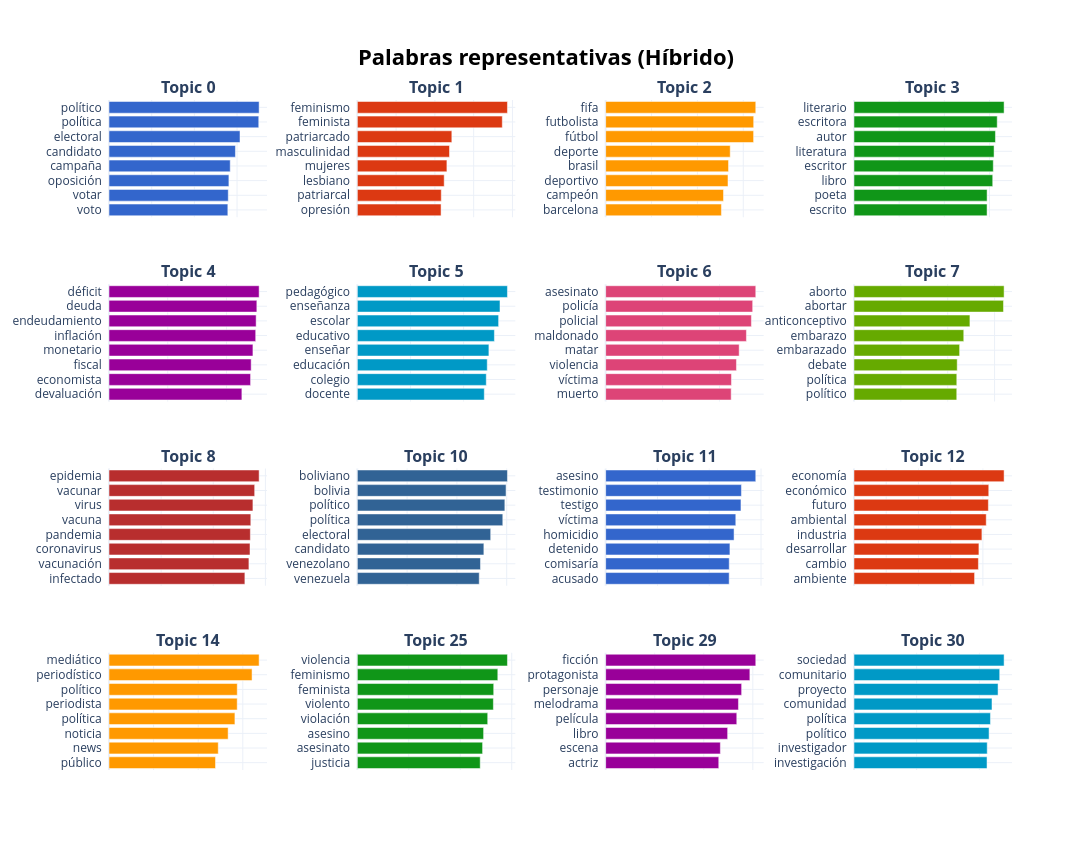

Source (notebook cell):
### Markdown cell above
## 5. Extracción de Evolución Temporal y Gráficos Básicos

### Code cell
print("Calculando evolución temporal de los tópicos...")
topics_over_time = topic_model.topics_over_time(
    docs=docs_lematizados,
    timestamps=timestamps.dt.to_pydatetime().tolist(),
    #nr_bins=20,
    nr_bins=40, #cada uno abarca entre 3-4 meses
)
topics_over_time.to_csv(OUTPUT_DIR / "topics_over_time.csv", index=False)

# 1. Asignar al df original 
df['topic'] = topics

# # 2. Armar analysis_df ya con el tópico incluido, y luego hacer el merge
# analysis_df = df[['doc_id', 'post_date', 'topic']].copy()
# analysis_df = analysis_df.merge(categories_df, on='doc_id', how='left')

# analysis_df['post_date'] = pd.to_datetime(analysis_df['post_date'], errors='coerce')

# topics_by_category = (
#     analysis_df
#     .dropna(subset=['post_date'])
#     .assign(date=lambda x: x['post_date'].dt.to_period('M').dt.to_timestamp())
#     .groupby(['date', 'category_normalized', 'topic'])
#     .size()
#     .reset_index(name='count')
# )
# topics_by_category.to_csv(OUTPUT_DIR / 'topics_over_time_by_category.csv', index=False)
# print("-> Archivos temporales guardados en outputs.")

fig = topic_model.visualize_barchart(top_n_topics=16, n_words=8, title="<b>Palabras representativas (Híbrido)</b>")
colors = px.colors.qualitative.G10
for i, trace in enumerate(fig.data):
    trace.marker.color = colors[i % len(colors)]

fig.update_traces(hovertemplate="<b>Término:</b> %{y}<br><b>Relevancia:</b> %{x:.3f}<extra></extra>")
fig.for_each_xaxis(lambda ax: ax.update(title_text="", showticklabels=False))
fig.for_each_annotation(lambda a: a.update(text=f"<b>{a.text.split('_')[0]}</b>"))
fig.update_layout(height=850, width=1300, plot_bgcolor='rgba(0,0,0,0)', paper_bgcolor='#ffffff')

fig.write_html(GRAFICOS_DIR / "01_barchart_topicos.html")
fig.show()

### Figure 1 — Plotly figure (JSON) as saved in the notebook; plotly's stock layout.template omitted (floating-point values rounded to 4 significant figures)
{"data": [{"hovertemplate": "<b>Término:</b> %{y}<br><b>Relevancia:</b> %{x:.3f}<extra></extra>", "marker": {"color": "#3366CC"}, "orientation": "h", "type": "bar", "x": [0.5568, 0.5587, 0.5618, 0.568, 0.5924, 0.6138, 0.7016, 0.7034], "xaxis": "x", "y": ["voto  ", "votar  ", "oposición  ", "campaña  ", "candidato  ", "electoral  ", "política  ", "político  "], "yaxis": "y"}, {"hovertemplate": "<b>Término:</b> %{y}<br><b>Relevancia:</b> %{x:.3f}<extra></extra>", "marker": {"color": "#DC3912"}, "orientation": "h", "type": "bar", "x": [0.4319, 0.433, 0.448, 0.462, 0.4754, 0.4874, 0.7476, 0.7742], "xaxis": "x2", "y": ["opresión  ", "patriarcal  ", "lesbiano  ", "mujeres  ", "masculinidad  ", "patriarcado  ", "feminista  ", "feminismo  "], "yaxis": "y2"}, {"hovertemplate": "<b>Término:</b> %{y}<br><b>Relevancia:</b> %{x:.3f}<extra></extra>", "marker": {"color": "#FF9900"}, "orientation": "h", "type": "bar", "x": [0.5048, 0.5139, 0.5335, 0.5358, 0.5431, 0.6451, 0.6455, 0.6546], "xaxis": "x3", "y": ["barcelona  ", "campeón  ", "deportivo  ", "brasil  ", "deporte  ", "fútbol  ", "futbolista  ", "fifa  "], "yaxis": "y3"}, {"hovertemplate": "<b>Término:</b> %{y}<br><b>Relevancia:</b> %{x:.3f}<extra></extra>", "marker": {"color": "#109618"}, "orientation": "h", "type": "bar", "x": [0.589, 0.5891, 0.6141, 0.6165, 0.62, 0.6261, 0.6339, 0.6644], "xaxis": "x4", "y": ["escrito  ", "poeta  ", "libro  ", "escritor  ", "literatura  ", "autor  ", "escritora  ", "literario  "], "yaxis": "y4"}, {"hovertemplate": "<b>Término:</b> %{y}<br><b>Relevancia:</b> %{x:.3f}<extra></extra>", "marker": {"color": "#990099"}, "orientation": "h", "type": "bar", "x": [0.4525, 0.4821, 0.4841, 0.4901, 0.4995, 0.501, 0.5034, 0.5112], "xaxis": "x5", "y": ["devaluación  ", "economista  ", "fiscal  ", "monetario  ", "inflación  ", "endeudamiento  ", "deuda  ", "déficit  "], "yaxis": "y5"}, {"hovertemplate": "<b>Término:</b> %{y}<br><b>Relevancia:</b> %{x:.3f}<extra></extra>", "marker": {"color": "#0099C6"}, "orientation": "h", "type": "bar", "x": [0.4779, 0.4853, 0.489, 0.4952, 0.5159, 0.5318, 0.537, 0.565], "xaxis": "x6", "y": ["docente  ", "colegio  ", "educación  ", "enseñar  ", "educativo  ", "escolar  ", "enseñanza  ", "pedagógico  "], "yaxis": "y6"}, {"hovertemplate": "<b>Término:</b> %{y}<br><b>Relevancia:</b> %{x:.3f}<extra></extra>", "marker": {"color": "#DD4477"}, "orientation": "h", "type": "bar", "x": [0.4408, 0.4419, 0.4593, 0.4689, 0.4944, 0.5119, 0.5164, 0.5272], "xaxis": "x7", "y": ["muerto  ", "víctima  ", "violencia  ", "matar  ", "maldonado  ", "policial  ", "policía  ", "asesinato  "], "yaxis": "y7"}, {"hovertemplate": "<b>Término:</b> %{y}<br><b>Relevancia:</b> %{x:.3f}<extra></extra>", "marker": {"color": "#66AA00"}, "orientation": "h", "type": "bar", "x": [0.4387, 0.4388, 0.4405, 0.4509, 0.4685, 0.4948, 0.6381, 0.6407], "xaxis": "x8", "y": ["político  ", "política  ", "debate  ", "embarazado  ", "embarazo  ", "anticonceptivo  ", "abortar  ", "aborto  "], "yaxis": "y8"}, {"hovertemplate": "<b>Término:</b> %{y}<br><b>Relevancia:</b> %{x:.3f}<extra></extra>", "marker": {"color": "#B82E2E"}, "orientation": "h", "type": "bar", "x": [0.5213, 0.5368, 0.541, 0.5423, 0.5441, 0.5522, 0.5589, 0.576], "xaxis": "x9", "y": ["infectado  ", "vacunación  ", "coronavirus  ", "pandemia  ", "vacuna  ", "virus  ", "vacunar  ", "epidemia  "], "yaxis": "y9"}, {"hovertemplate": "<b>Término:</b> %{y}<br><b>Relevancia:</b> %{x:.3f}<extra></extra>", "marker": {"color": "#316395"}, "orientation": "h", "type": "bar", "x": [0.4896, 0.4947, 0.5083, 0.5357, 0.5843, 0.5926, 0.5974, 0.603], "xaxis": "x10", "y": ["venezuela  ", "venezolano  ", "candidato  ", "electoral  ", "política  ", "político  ", "bolivia  ", "boliviano  "], "yaxis": "y10"}, {"hovertemplate": "<b>Término:</b> %{y}<br><b>Relevancia:</b> %{x:.3f}<extra></extra>", "marker": {"color": "#3366CC"}, "orientation": "h", "type": "bar", "x": [0.477, 0.4772, 0.4799, 0.4959, 0.5026, 0.5226, 0.5243, 0.5798], "xaxis": "x11", "y": ["acusado  ", "comisaría  ", "detenido  ", "homicidio  ", "víctima  ", "testigo  ", "testimonio  ", "asesino  "], "yaxis": "y11"}, {"hovertemplate": "<b>Término:</b> %{y}<br><b>Relevancia:</b> %{x:.3f}<extra></extra>", "marker": {"color": "#DC3912"}, "orientation": "h", "type": "bar", "x": [0.3742, 0.3861, 0.3877, 0.397, 0.4104, 0.417, 0.4183, 0.4658], "xaxis": "x12", "y": ["ambiente  ", "cambio  ", "desarrollar  ", "industria  ", "ambiental  ", "futuro  ", "económico  ", "economía  "], "yaxis": "y12"}, {"hovertemplate": "<b>Término:</b> %{y}<br><b>Relevancia:</b> %{x:.3f}<extra></extra>", "marker": {"color": "#FF9900"}, "orientation": "h", "type": "bar", "x": [0.4776, 0.4899, 0.5342, 0.5646, 0.5749, 0.5751, 0.6415, 0.6732], "xaxis": "x13", "y": ["público  ", "news  ", "noticia  ", "política  ", "periodista  ", "político  ", "periodístico  ", "mediático  "], "yaxis": "y13"}, {"hovertemplate": "<b>Término:</b> %{y}<br><b>Relevancia:</b> %{x:.3f}<extra></extra>", "marker": {"color": "#109618"}, "orientation": "h", "type": "bar", "x": [0.4775, 0.4867, 0.4907, 0.5066, 0.5286, 0.5299, 0.5458, 0.5833], "xaxis": "x14", "y": ["justicia  ", "asesinato  ", "asesino  ", "violación  ", "violento  ", "feminista  ", "feminismo  ", "violencia  "], "yaxis": "y14"}, {"hovertemplate": "<b>Término:</b> %{y}<br><b>Relevancia:</b> %{x:.3f}<extra></extra>", "marker": {"color": "#990099"}, "orientation": "h", "type": "bar", "x": [0.4612, 0.4676, 0.4973, 0.5346, 0.5414, 0.5544, 0.5879, 0.612], "xaxis": "x15", "y": ["actriz  ", "escena  ", "libro  ", "película  ", "melodrama  ", "personaje  ", "protagonista  ", "ficción  "], "yaxis": "y15"}, {"hovertemplate": "<b>Término:</b> %{y}<br><b>Relevancia:</b> %{x:.3f}<extra></extra>", "marker": {"color": "#0099C6"}, "orientation": "h", "type": "bar", "x": [0.4246, 0.4252, 0.4311, 0.4355, 0.4404, 0.4597, 0.465, 0.479], "xaxis": "x16", "y": ["investigación  ", "investigador  ", "político  ", "política  ", "comunidad  ", "proyecto  ", "comunitario  ", "sociedad  "], "yaxis": "y16"}], "layout": {"annotations": [{"font": {"size": 16}, "showarrow": false, "text": "<b>Topic 0</b>", "x": 0.0875, "xanchor": "center", "xref": "paper", "y": 1, "yanchor": "bottom", "yref": "paper"}, {"font": {"size": 16}, "showarrow": false, "text": "<b>Topic 1</b>", "x": 0.3625, "xanchor": "center", "xref": "paper", "y": 1, "yanchor": "bottom", "yref": "paper"}, {"font": {"size": 16}, "showarrow": false, "text": "<b>Topic 2</b>", "x": 0.6375, "xanchor": "center", "xref": "paper", "y": 1, "yanchor": "bottom", "yref": "paper"}, {"font": {"size": 16}, "showarrow": false, "text": "<b>Topic 3</b>", "x": 0.9125, "xanchor": "center", "xref": "paper", "y": 1, "yanchor": "bottom", "yref": "paper"}, {"font": {"size": 16}, "showarrow": false, "text": "<b>Topic 4</b>", "x": 0.0875, "xanchor": "center", "xref": "paper", "y": 0.725, "yanchor": "bottom", "yref": "paper"}, {"font": {"size": 16}, "showarrow": false, "text": "<b>Topic 5</b>", "x": 0.3625, "xanchor": "center", "xref": "paper", "y": 0.725, "yanchor": "bottom", "yref": "paper"}, {"font": {"size": 16}, "showarrow": false, "text": "<b>Topic 6</b>", "x": 0.6375, "xanchor": "center", "xref": "paper", "y": 0.725, "yanchor": "bottom", "yref": "paper"}, {"font": {"size": 16}, "showarrow": false, "text": "<b>Topic 7</b>", "x": 0.9125, "xanchor": "center", "xref": "paper", "y": 0.725, "yanchor": "bottom", "yref": "paper"}, {"font": {"size": 16}, "showarrow": false, "text": "<b>Topic 8</b>", "x": 0.0875, "xanchor": "center", "xref": "paper", "y": 0.45, "yanchor": "bottom", "yref": "paper"}, {"font": {"size": 16}, "showarrow": false, "text": "<b>Topic 10</b>", "x": 0.3625, "xanchor": "center", "xref": "paper", "y": 0.45, "yanchor": "bottom", "yref": "paper"}, {"font": {"size": 16}, "showarrow": false, "text": "<b>Topic 11</b>", "x": 0.6375, "xanchor": "center", "xref": "paper", "y": 0.45, "yanchor": "bottom", "yref": "paper"}, {"font": {"size": 16}, "showarrow": false, "text": "<b>Topic 12</b>", "x": 0.9125, "xanchor": "center", "xref": "paper", "y": 0.45, "yanchor": "bottom", "yref": "paper"}, {"font": {"size": 16}, "showarrow": false, "text": "<b>Topic 14</b>", "x": 0.0875, "xanchor": "center", "xref": "paper", "y": 0.175, "yanchor": "bottom", "yref": "paper"}, {"font": {"size": 16}, "showarrow": false, "text": "<b>Topic 25</b>", "x": 0.3625, "xanchor": "center", "xref": "paper", "y": 0.175, "yanchor": "bottom", "yref": "paper"}, {"font": {"size": 16}, "showarrow": false, "text": "<b>Topic 29</b>", "x": 0.6375, "xanchor": "center", "xref": "paper", "y": 0.175, "yanchor": "bottom", "yref": "paper"}, {"font": {"size": 16}, "showarrow": false, "text": "<b>Topic 30</b>", "x": 0.9125, "xanchor": "center", "xref": "paper", "y": 0.175, "yanchor": "bottom", "yref": "paper"}], "height": 850, "hoverlabel": {"bgcolor": "white", "font": {"family": "Rockwell", "size": 16}}, "paper_bgcolor": "#ffffff", "plot_bgcolor": "rgba(0,0,0,0)", "showlegend": false, "title": {"font": {"color": "Black", "size": 22}, "text": "<b>Palabras representativas (Híbrido)</b>", "x": 0.5, "xanchor": "center", "yanchor": "top"}, "width": 1300, "xaxis": {"anchor": "y", "domain": [0, 0.175], "showgrid": true, "showticklabels": false, "title": {"text": ""}}, "xaxis10": {"anchor": "y10", "domain": [0.275, 0.45], "showgrid": true, "showticklabels": false, "title": {"text": ""}}, "xaxis11": {"anchor": "y11", "domain": [0.55, 0.725], "showgrid": true, "showticklabels": false, "title": {"text": ""}}, "xaxis12": {"anchor": "y12", "domain": [0.825, 1], "showgrid": true, "showticklabels": false, "title": {"text": ""}}, "xaxis13": {"anchor": "y13", "domain": [0, 0.175], "showgrid": true, "showticklabels": false, "title": {"text": ""}}, "xaxis14": {"anchor": "y14", "domain": [0.275, 0.45], "showgrid": true, "showticklabels": false, "title": {"text": ""}}, "xaxis15": {"anchor": "y15", "domain": [0.55, 0.725], "showgrid": true, "showticklabels": false, "title": {"text": ""}}, "xaxis16": {"anchor": "y16", "domain": [0.825, 1], "showgrid": true, "showticklabels": false, "title": {"text": ""}}, "xaxis2": {"anchor": "y2", "domain": [0.275, 0.45], "showgrid": true, "showticklabels": false, "title": {"text": ""}}, "xaxis3": {"anchor": "y3", "domain": [0.55, 0.725], "showgrid": true, "showticklabels": false, "title": {"text": ""}}, "xaxis4": {"anchor": "y4", "domain": [0.825, 1], "showgrid": true, "showticklabels": false, "title": {"text": ""}}, "xaxis5": {"anchor": "y5", "domain": [0, 0.175], "showgrid": true, "showticklabels": false, "title": {"text": ""}}, "xaxis6": {"anchor": "y6", "domain": [0.275, 0.45], "showgrid": true, "showticklabels": false, "title": {"text": ""}}, "xaxis7": {"anchor": "y7", "domain": [0.55, 0.725], "showgrid": true, "showticklabels": false, "title": {"text": ""}}, "xaxis8": {"anchor": "y8", "domain": [0.825, 1], "showgrid": true, "showticklabels": false, "title": {"text": ""}}, "xaxis9": {"anchor": "y9", "domain": [0, 0.175], "showgrid": true, "showticklabels": false, "title": {"text": ""}}, "yaxis": {"anchor": "x", "domain": [0.825, 1], "showgrid": true}, "yaxis10": {"anchor": "x10", "domain": [0.275, 0.45], "showgrid": true}, "yaxis11": {"anchor": "x11", "domain": [0.275, 0.45], "showgrid": true}, "yaxis12": {"anchor": "x12", "domain": [0.275, 0.45], "showgrid": true}, "yaxis13": {"anchor": "x13", "domain": [0, 0.175], "showgrid": true}, "yaxis14": {"anchor": "x14", "domain": [0, 0.175], "showgrid": true}, "yaxis15": {"anchor": "x15", "domain": [0, 0.175], "showgrid": true}, "yaxis16": {"anchor": "x16", "domain": [0, 0.175], "showgrid": true}, "yaxis2": {"anchor": "x2", "domain": [0.825, 1], "showgrid": true}, "yaxis3": {"anchor": "x3", "domain": [0.825, 1], "showgrid": true}, "yaxis4": {"anchor": "x4", "domain": [0.825, 1], "showgrid": true}, "yaxis5": {"anchor": "x5", "domain": [0.55, 0.725], "showgrid": true}, "yaxis6": {"anchor": "x6", "domain": [0.55, 0.725], "showgrid": true}, "yaxis7": {"anchor": "x7", "domain": [0.55, 0.725], "showgrid": true}, "yaxis8": {"anchor": "x8", "domain": [0.55, 0.725], "showgrid": true}, "yaxis9": {"anchor": "x9", "domain": [0.275, 0.45], "showgrid": true}}}
